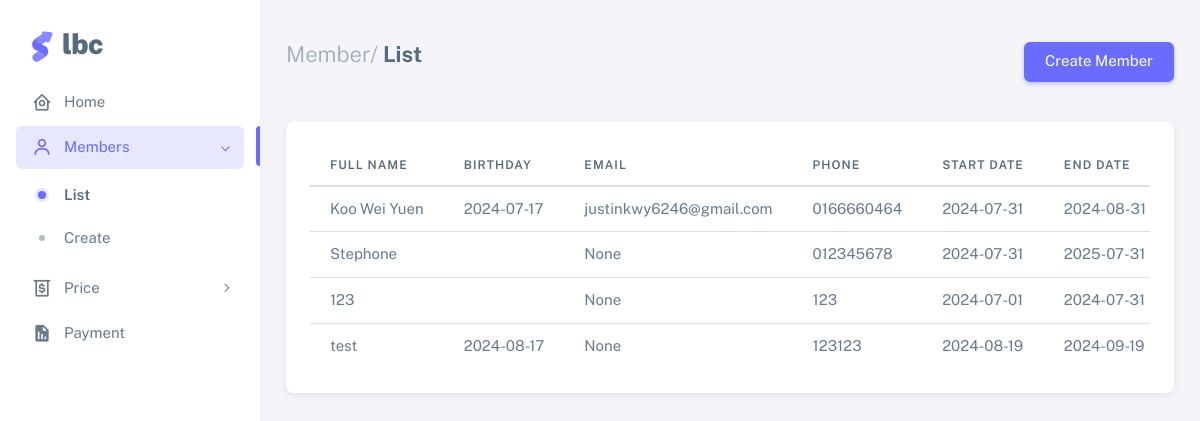
/members, run on the app's committed database.
### main/models.py (models this page shows)
class Member(models.Model):
    full_name = models.CharField(max_length=255)
    birthday = models.DateField(null=True)
    email = models.EmailField(unique=True, null=True)
    phone = models.CharField(max_length=15)
    start_date = models.DateField()
    end_date = models.DateField()
    remarks = models.TextField(blank=True, null=True)
    nfc_tag_uid = models.CharField(max_length=50, unique=True, null=True, blank=True)
    created_at = models.DateTimeField(default=timezone.now)
    updated_at = models.DateTimeField(auto_now=True)
    class Meta:
        db_table = 'member'

### main/views.py (the view)
# urls.py: path('members', member_list, name='member_list'),
def member_list(request):
    members = Member.objects.all()  # Sort by latest modified date
    return render(request, 'member/index.html', {'members': members})

### main/templates/member/index.html (shortened to what this page needs)
{% extends 'base.html' %}
{% block content %}
<div class="d-flex py-3 mb-4">
    <h4 class="fw-bold"><span class="text-muted fw-light">Member/</span> List</h4>
    <a href="{% url 'create_member' %}" role="button" class="btn btn-primary ms-auto">Create Member</a>
</div>
<div class="card">
    <div class="card-body">
        <div class="table-responsive">
            <table class="table text-nowrap table-hover align-middle" width="100%">
                <thead>
                    <tr>
                        <th>Full Name</th>
                        <th>Birthday</th>
                        <th>Email</th>
                        <th>Phone</th>
                        <th>Start Date</th>
                        <th>End Date</th>
                    </tr>
                </thead>
                <tbody class="table-border-bottom-0">
                    {% for member in members %}
                        <tr>
                            <td>{{ member.full_name }}</td>
                            <td>{{ member.birthday|date:"Y-m-d" }}</td>
                            <td>{{ member.email }}</td>
                            <td>{{ member.phone }}</td>
                            <td>{{ member.start_date|date:"Y-m-d" }}</td>
                            <td>{{ member.end_date|date:"Y-m-d" }}</td>
                        </tr>
                    {% endfor %}
                </tbody>
            </table>
        </div>
    </div>
</div>
{% endblock %}

### data on the page
Member: full_name "Koo Wei Yuen", birthday "2024-07-17", email "justinkwy6246@gmail.com", phone "0166660464", start_date "2024-07-31", end_date "2024-08-31"
Member: full_name "Stephone", email "None", phone "012345678", start_date "2024-07-31", end_date "2025-07-31"
Member: full_name "123", email "None", phone "123", start_date "2024-07-01", end_date "2024-07-31"
Member: full_name "test", birthday "2024-08-17", email "None", phone "123123", start_date "2024-08-19", end_date "2024-09-19"
